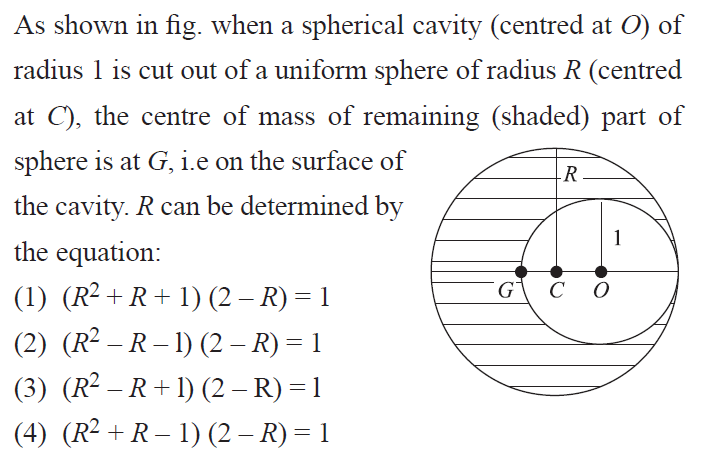
#> input picture test.png, 711 x 471 px
$ jupyter execute Mathongo.ipynb
#> lines starting #> are read from the running program, lines starting #| are printed output that depends on the picture; after the words box and inside, x2 and y2 are one past the last pixel; in counts of white or black regions, pixels touching at a corner belong together
[cell 1]
import numpy as np
import cv2 as cv
import os

[cell 2]
test_img = cv.imread("test.png")
#> test_img is the input picture: shape (471, 711, 3); mean B, G, R 241.8, 241.6, 241.8
gray = cv.cvtColor(test_img, cv.COLOR_BGR2GRAY)
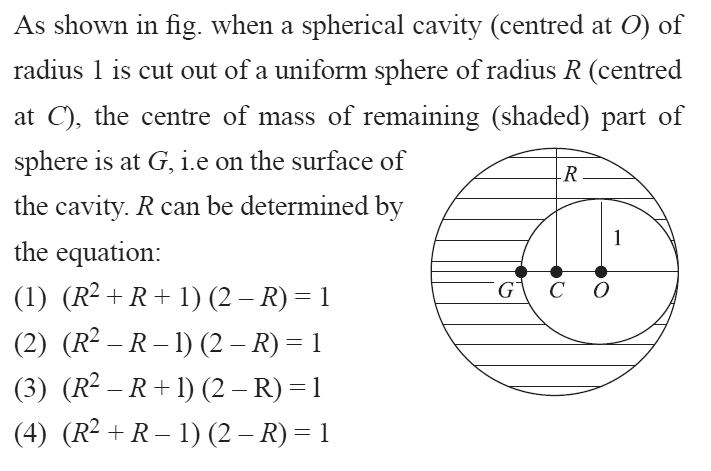
#> gray: shape (471, 711); min 32, max 255, mean 241.6

[cell 3]
import matplotlib.pyplot as plt
plt.imshow(test_img)

[cell 4]
import cv2
import numpy as np
from PIL import Image, ImageDraw

[cell 5]
class Detect:

    def __init__(self,img_name):
        self.img_name = img_name

    def detect_img(self):
        img = cv2.imread(self.img_name+".png", cv2.IMREAD_COLOR)
        gray = cv2.cvtColor(img, cv2.COLOR_BGR2GRAY)
        image = Image.open(self.img_name+".png")
        image1  = Image.open(self.img_name+".png")

        draw = ImageDraw.Draw(image1)

        gray_blurred = cv2.blur(gray, (3, 3))
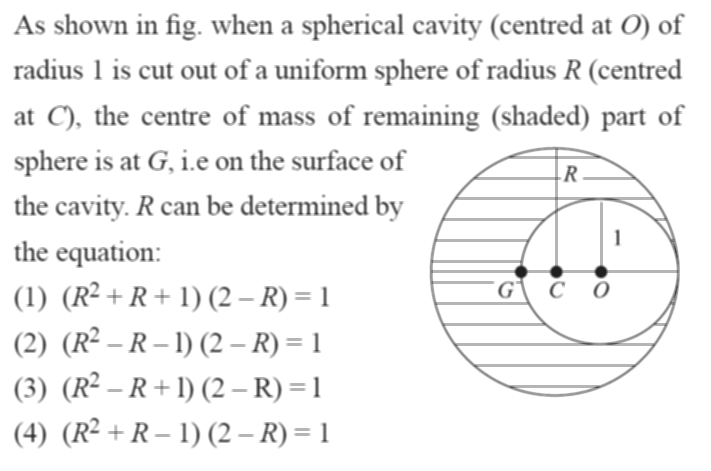
#> gray_blurred: shape (471, 711); min 32, max 255, mean 241.6

        detected_circles = cv2.HoughCircles(gray_blurred,
        cv2.HOUGH_GRADIENT, 1, 20, param1 = 50,
        param2 = 30, minRadius = 40, maxRadius = 140)
#> detected_circles = 160 rows, first 8: [555.5, 272.5, 123.5], [599.5, 272.5, 76.7], [570.5, 258.5, 104.2], [574.5, 282.5, 102], [537.5, 259.5, 104.2], [532.5, 291.5, 95.4], [453.5, 140.5, 121.8], [453.5, 168.5, 100.9]

        mask_face = np.zeros(img.shape[:2] + (3,), np.uint8)

        if detected_circles is not None:

            detected_circles = np.uint16(np.around(detected_circles))
#> detected_circles = 160 rows, first 8: [556, 272, 124], [600, 272, 77], [570, 258, 104], [574, 282, 102], [538, 260, 104], [532, 292, 95], [454, 140, 122], [454, 168, 101]

            for pt in detected_circles[0, :]:
                a, b, r = pt[0], pt[1], pt[2]

                cropp = [a-r,b-r,a+r,b+r]
                mask_face = cv2.rectangle(mask_face, (a-r,b-r), (a+r,b+r), (255,255,255), -1)
                diag_img  = image.crop(cropp)
                diag_img.save(self.img_name+'__diagram.png')

                draw.rectangle((a-r,b-r,a+r,b+r), fill=(255,255, 255, 255))
                image1.save(self.img_name+'__question.png')
                break
#> this loop made 1 pass
#> (a, b, r, cropp) on pass 1: (556, 272, 124, [432, 148, 680, 396])
#> pass 1, in detect_img, `mask_face = cv2.rectangle(mask_face, (a-r,b-r), (a+r,b+r), (255,255,25..`:
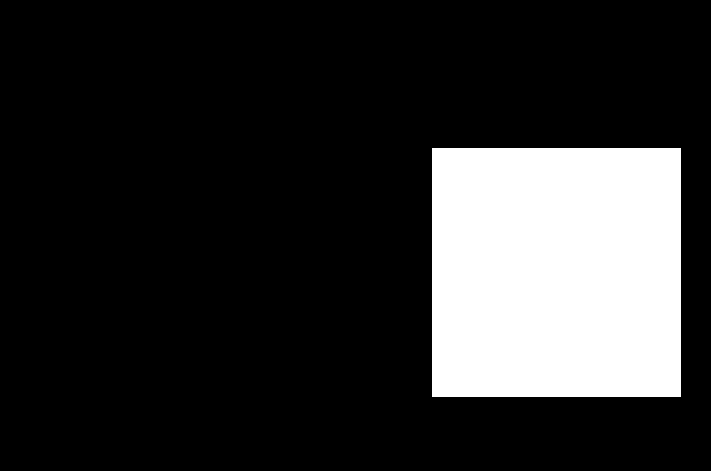
#> mask_face: shape (471, 711, 3); 18.5% white; 1 white region, box (x1, y1, x2, y2) and area: (432, 148, 681, 397) 62001
#> pass 1, in detect_img, `diag_img  = image.crop(cropp)`:
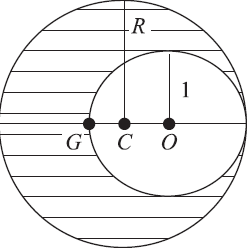
#> diag_img: PIL image 248x248 RGB; mean R, G, B 240.4, 240.2, 240.2
#> pass 1, in detect_img, `image1.save(self.img_name+'__question.png')`:
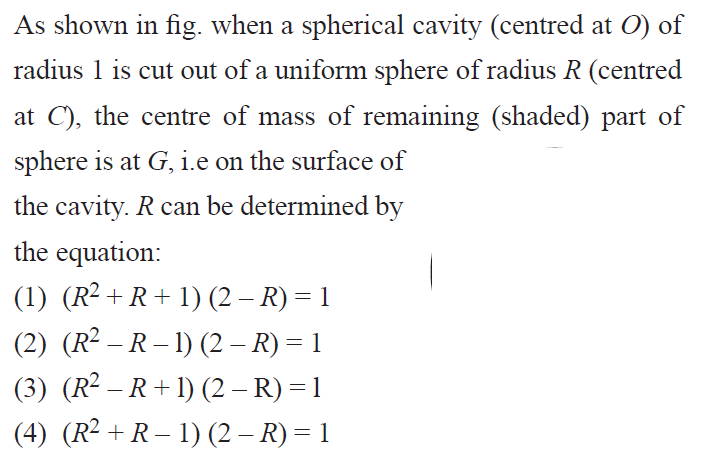
#> saved as test__question.png: PIL image 711x471 RGB; mean R, G, B 244.5, 244.3, 244.5

[cell 6]
import matplotlib.pyplot as plt

[cell 7]
test1_img = cv2.imread("test.png")
gray = cv2.cvtColor(test1_img, cv2.COLOR_BGR2GRAY)

[cell 8]
plt.imshow(test1_img)

[cell 9]
#Current Directory
os.listdir()

[cell 10]
detect1 = Detect('test')
detect1.detect_img()

[cell 11]
#After Detection in test.png
os.listdir()

[cell 12]
diag,ques = cv2.imread('test__diagram.png'),cv2.imread('test__question.png')

fig, axs = plt.subplots(1,2)
plt.figure(figsize = (800,800))
axs[0].imshow(diag)
axs[1].imshow(ques)
#> figure, not shown here; B, G, R data is drawn as R, G, B

[cell 13]
test2_img = cv2.imread("test1.png")
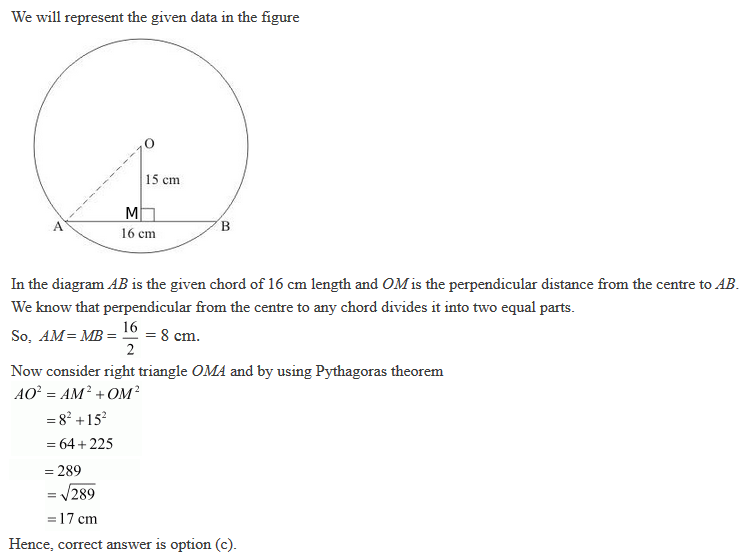
#> input picture test1.png, 743 x 557 px
#> test2_img is the input picture: shape (557, 743, 3); mean B, G, R 250.2, 250.3, 250.2
gray = cv2.cvtColor(test2_img, cv2.COLOR_BGR2GRAY)
#> gray: shape (557, 743)

plt.imshow(test2_img)

[cell 14]
detect2 = Detect('test1')
detect2.detect_img()
#> in detect_img (call 2), `gray_blurred = cv2.blur(gray, (3, 3))`:
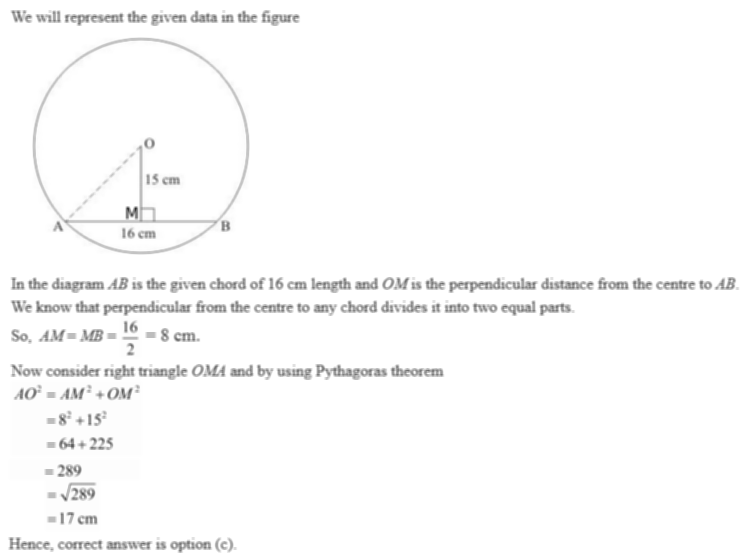
#> gray_blurred: shape (557, 743); min 43, max 255, mean 250.3
#> in detect_img (call 2), `detected_circles = cv2.HoughCircles(gray_blurred, cv2.HOUGH_GRADIENT, ..`: detected_circles = 40 rows, first 8: [140.5, 145.5, 108.6], [114.5, 152.5, 131.7], [162.5, 414.5, 131.7], [166.5, 151.5, 131.7], [128.5, 176.5, 138.3], [154.5, 170.5, 133.9], [106.5, 307.5, 89.9], [159.5, 297.5, 78.8]
#> in detect_img (call 2), `detected_circles = np.uint16(np.around(detected_circles))`: detected_circles = 40 rows, first 8: [140, 146, 109], [114, 152, 132], [162, 414, 132], [166, 152, 132], [128, 176, 138], [154, 170, 134], [106, 308, 90], [160, 298, 79]
#> the loop in detect_img (call 2), `for pt in detected_circles[0, :]:` made 1 pass
#> (a, b, r, cropp) on pass 1: (140, 146, 109, [31, 37, 249, 255])
#> pass 1, in detect_img (call 2), `mask_face = cv2.rectangle(mask_face, (a-r,b-r), (a+r,b+r), (255,255,25..`:
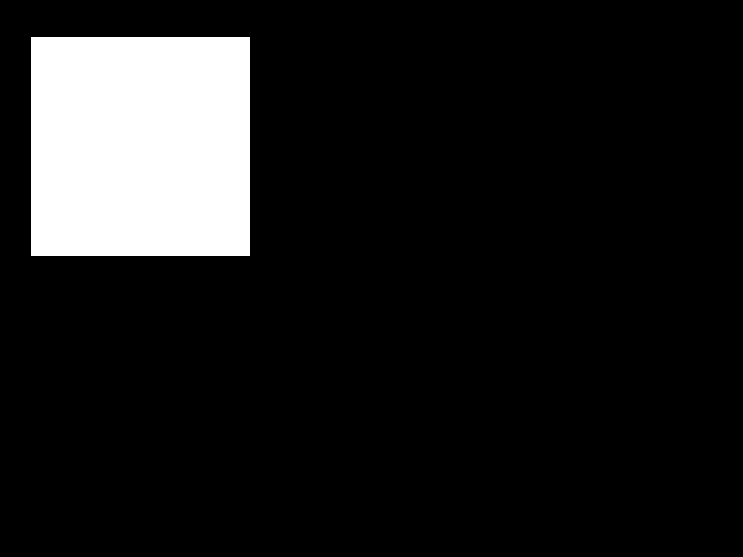
#> mask_face: shape (557, 743, 3); 11.6% white; 1 white region, box (x1, y1, x2, y2) and area: (31, 37, 250, 256) 47961
#> pass 1, in detect_img (call 2), `diag_img  = image.crop(cropp)`:
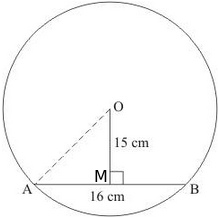
#> diag_img: PIL image 218x218 RGB; min 0, max 255, mean 249.5
#> pass 1, in detect_img (call 2), `image1.save(self.img_name+'__question.png')`:
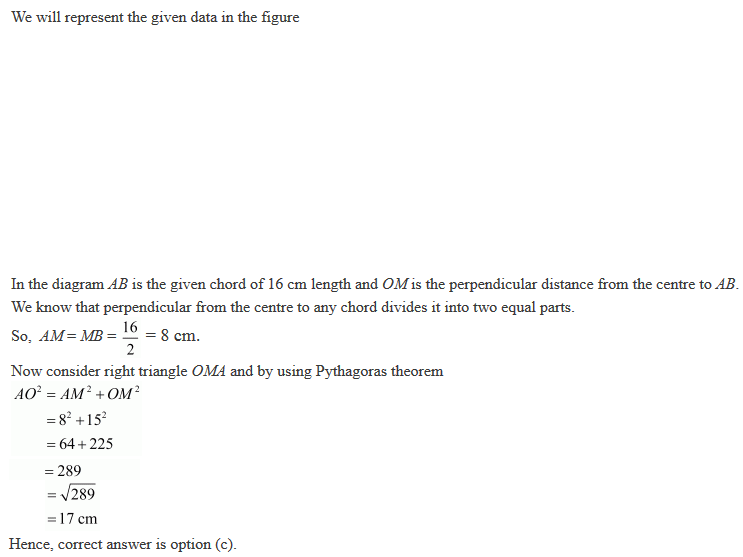
#> saved as test1__question.png: PIL image 743x557 RGB; mean R, G, B 250.9, 250.9, 250.9

[cell 15]
#After Detection in test1.png
os.listdir()

[cell 16]
diag,ques = cv2.imread('test1__diagram.png'),cv2.imread('test1__question.png')
#> ques: shape (557, 743, 3)

fig, axs = plt.subplots(1,2)
plt.figure(figsize = (800,800))
axs[0].imshow(diag)
axs[1].imshow(ques)
#> figure, not shown here; B, G, R data is drawn as R, G, B
